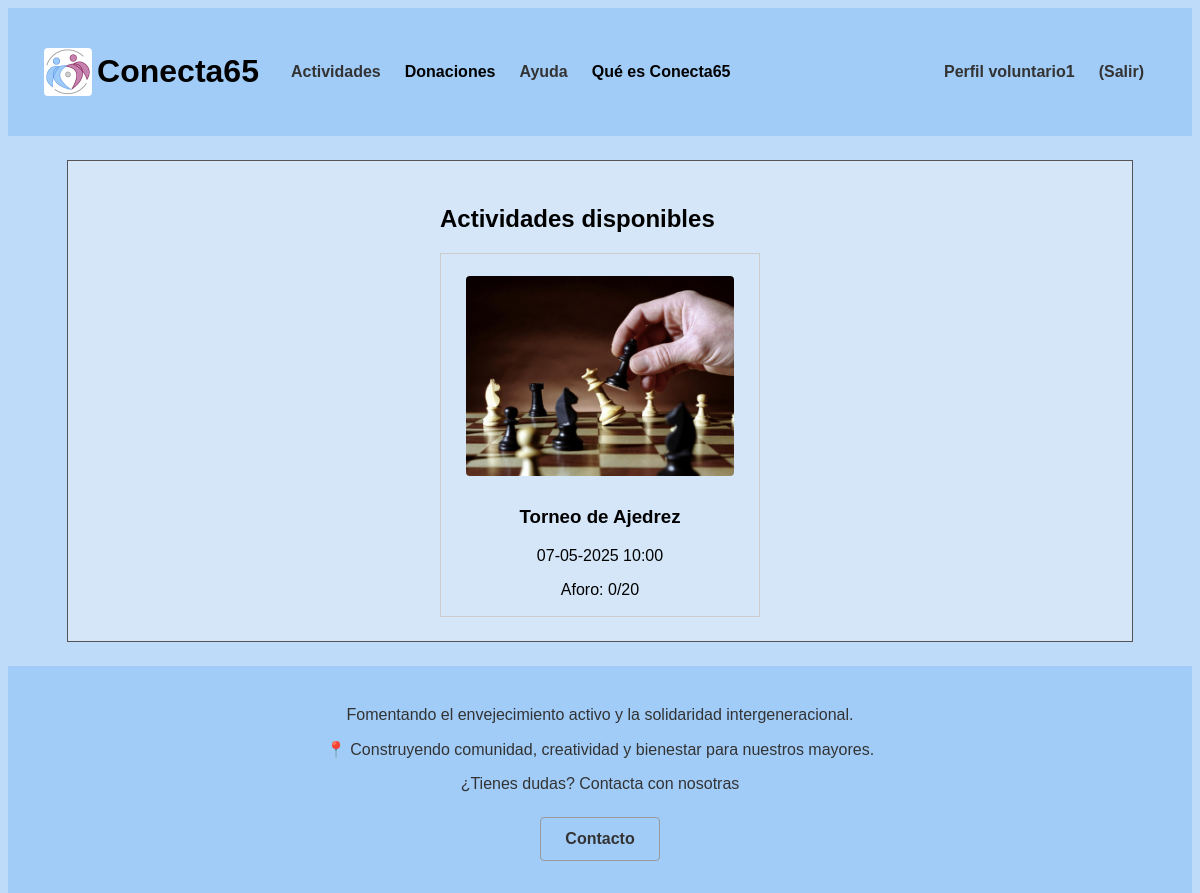
/p3_g1/vistaActividades.php (signed in), run on an earlier commit of the app's database.
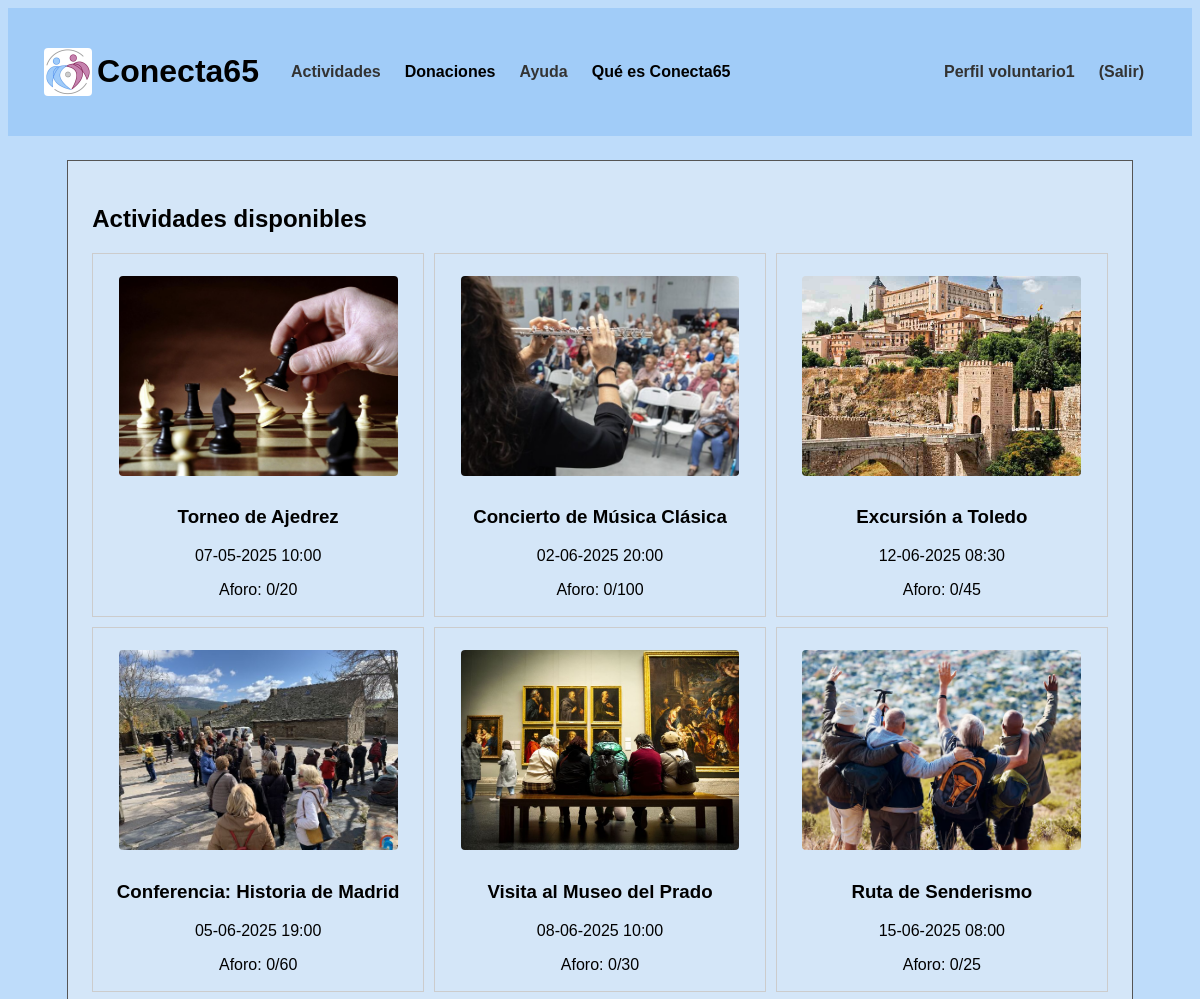
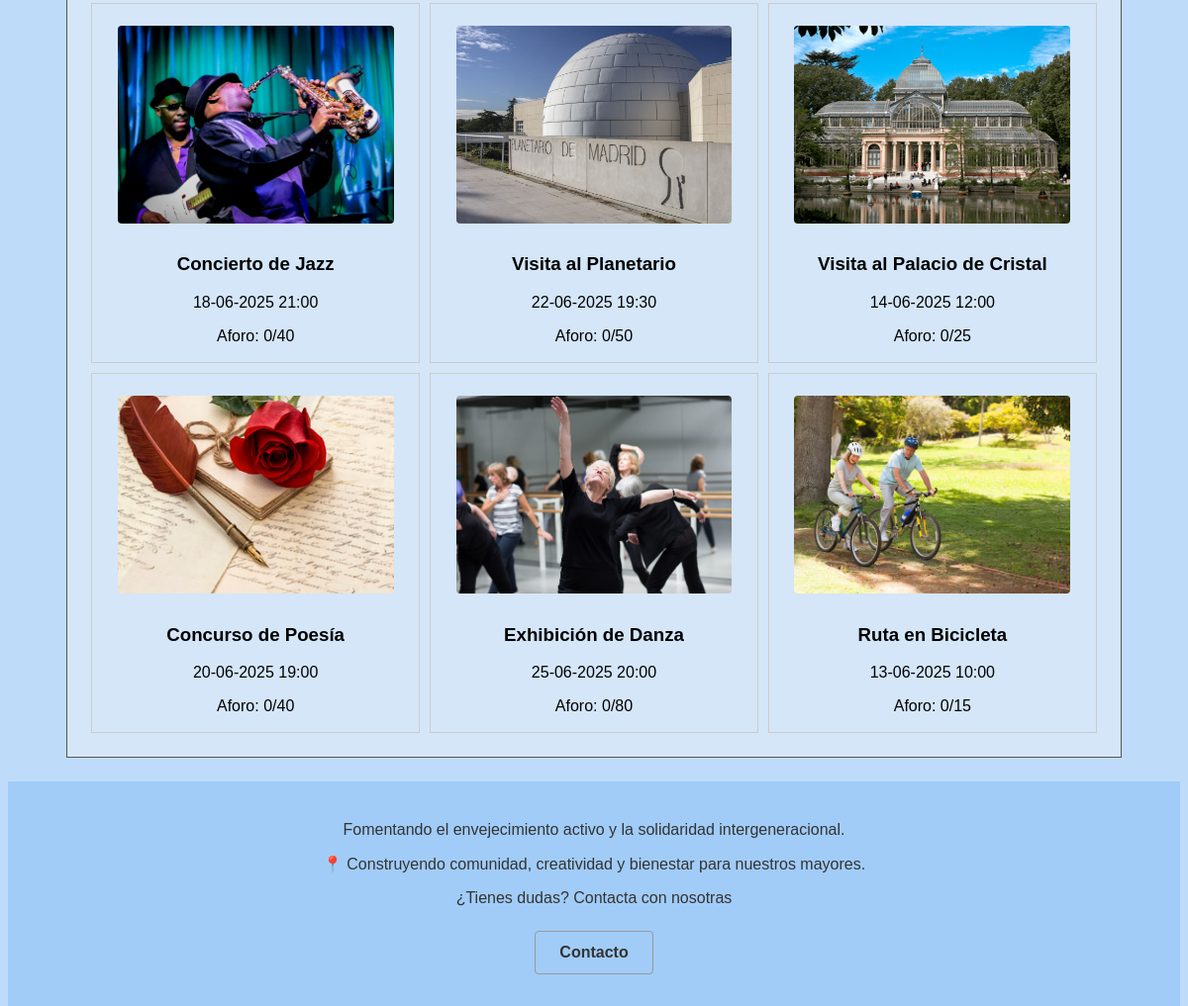
And on a later commit of the database (2 pictures, top to bottom).
### tables this page shows
CREATE TABLE `actividades` (
  `id` int(10) UNSIGNED NOT NULL,
  `nombre` varchar(35) NOT NULL,
  `localizacion` varchar(70) NOT NULL,
  `fecha_hora` datetime(6) NOT NULL,
  `descripcion` text NOT NULL,
  `aforo` tinyint(3) NOT NULL,
  `dirigida` tinyint(1) NOT NULL,
  `ocupacion` tinyint(3) NOT NULL,
  `foto` varchar(50) NOT NULL
);

### p3_g1/includes/config.php (called while the page is built, shortened)
<?php
spl_autoload_register(function ($class) {
    $prefix = 'includes\\';
    $base_dir = __DIR__ . '/';
    $len = strlen($prefix);
    $relative_class = substr($class, $len);
    $file = $base_dir . str_replace('\\', '/', $relative_class) . '.php';
});
?>

### p3_g1/includes/application.php (called while the page is built, shortened)
<?php
class application
{
    private static $instancia;
    public static function getInstance()
    {
        if (!self::$instancia instanceof self) {
            self::$instancia = new static();
        }
        return self::$instancia;
    }
    public function getUserDTO(): ?userDTO
    {
        try {
            $user = unserialize($_SESSION["userDTO"]);
            return ($user instanceof userDTO) ? $user : null;
        } catch (\Exception $e) {
            error_log("Error al deserializar userDTO: " . $e->getMessage());
            unset($_SESSION["userDTO"]);
            return null;
        }
    }
    public function soyAdmin(): bool
    {
        $user = $this->getUserDTO();
        return $user !== null && $user->tipo() === 0;
    }
    public function soyVoluntario(): bool
    {
        $user = $this->getUserDTO();
        return $user !== null && $user->tipo() === 2;
    }
    public function soyUsuario(): bool
    {
        $user = $this->getUserDTO();
        return $user !== null && $user->tipo() === 1;
    }
    public function isUserLogged(): bool
    {
        return isset($_SESSION["login"]) && $_SESSION["login"] && $this->getUserDTO() !== null;
    }
}

### p3_g1/includes/usuario/userDTO.php (called while the page is built, shortened)
<?php
class userDTO
{
    private $nombre;
    private $tipo;
    public function nombre()
    {
        return $this->nombre;
    }
    public function tipo()
    {
        return $this->tipo;
    }
}
?>

### p3_g1/includes/actividad/actividadDTO.php (called while the page is built, shortened)
<?php
class actividadDTO
{
    private $id;
    private $nombre;
    private $fecha_hora;
    private $aforo;
    private $ocupacion;
    private $foto;
    public function __construct($id, $nombre, $localizacion, $fecha_hora, $descripcion, $aforo, $dirigida, $ocupacion, $foto)
    {
        $this->id = $id;
        $this->nombre = $nombre;
        $this->fecha_hora = $fecha_hora;
        $this->aforo = $aforo;
        $this->ocupacion = $ocupacion;
        $this->foto = $foto;
    }
    public function id()
    {
        return $this->id;
    }
    public function nombre()
    {
        return $this->nombre;
    }
    public function fecha_hora()
    {
        return $this->fecha_hora;
    }
    public function aforo()
    {
        return $this->aforo;
    }
    public function ocupacion()
    {
        return $this->ocupacion;
    }
    public function foto()
    {
        return $this->foto;
    }
}
?>

### p3_g1/includes/actividad/actividadDAO.php (called while the page is built, shortened)
<?php
class actividadDAO extends baseDAO implements IActividad
{
    public function obtenerActSinDirigir() {
        try {
            $conn = application::getInstance()->getConexionBd();
            $query = "SELECT id, nombre, localizacion, fecha_hora, descripcion, aforo, dirigida, ocupacion, foto
                      FROM actividades
                      WHERE dirigida = 0 AND fecha_hora > NOW()";
            $stmt = $conn->prepare($query);
            $stmt->execute();
            $stmt->bind_result($id, $nombre, $localizacion, $fecha_hora, $descripcion, $aforo, $dirigida, $ocupacion, $foto);
            $actividades = [];
            while ($stmt->fetch()) {
                $actividades[] = new actividadDTO($id, $nombre, $localizacion, $fecha_hora, $descripcion, $aforo, $dirigida, $ocupacion, $foto);
            }
            return $actividades;
        } finally {
            if (isset($stmt) && $stmt) {
                $stmt->close();
            }
        }
    }
}
?>

### p3_g1/includes/actividad/actividadFactory.php (called while the page is built, shortened)
<?php
class actividadFactory
{
    public static function CreateActividad() : IActividad
    {
        $actividadDAO = new actividadDAO();
        return $actividadDAO;
    }
}
?>

### p3_g1/includes/actividad/actividadAppService.php (the view, shortened to what this page needs)
<?php
require_once("includes/config.php");
class actividadAppService
{
    private static $instance;
    public static function GetSingleton()
    {
        if (!self::$instance instanceof self)
        {
            self::$instance = new self;
        }
        return self::$instance;
    }
    public function obtenerActividadSegunUsuario(): array
    {
        if (application::getInstance()->soyAdmin()){
            $actividades= $this->obtenerTodasLasActividades();
            return $actividades;
        }
        else if (application::getInstance()->soyVoluntario()){
            $IActividadDAO = actividadFactory::CreateActividad();
            $actividades = $IActividadDAO->obtenerActSinDirigir();
            return $actividades;
        }
        else {
            $IActividadDAO = actividadFactory::CreateActividad();
            $actividades = $IActividadDAO->obtenerActSinCompletar();
            return $actividades;
        }
    }
    public function mostrar($actividadDTO){
        $app = application::getInstance();
        $html = '<div class="actividad">';
        if ($app->soyUsuario()) {
            $html .= '<a href="vistaReservaActividad.php?id=' . $actividadDTO->id() . '" class="imagen-enlace">';
        }
        else if ($app->soyVoluntario()) {
            $html .= '<a href="vistaDirigirActividad.php?id=' . $actividadDTO->id() . '" class="imagen-enlace">';
        }
        $html .= '<img src="' . $actividadDTO->foto().  '" alt="' . $actividadDTO->nombre() . '" width="350">';
        if (!$app->soyAdmin()) $html .= '</a>';
        $html .= '<h3>' . $actividadDTO->nombre() . '</h3>';
        $fechaHora = new \DateTime($actividadDTO->fecha_hora());
        $html .= '<p>' . $fechaHora->format('d-m-Y H:i') . '</p>';
        $html .= '<p>Aforo: ' . $actividadDTO->ocupacion(). '/' . $actividadDTO->aforo() . '</p>';
        $html .= '</div>';
        return $html;
    }
}
?>

### p3_g1/includes/mostrarActividades/actividadesDisponibles.php (shortened to what this page needs)
<?php
class actividadesDisponibles
{
    public function Inicializacion(){
        $actividadAppService = actividadAppService::GetSingleton();
        $this->actividades = $actividadAppService->obtenerActividadSegunUsuario();
        echo '<link rel="stylesheet" type="text/css" href="CSS/tablaActividades.css">';
        $html = '<div class="tabla-actividades">';
        if($this->actividades == null) {
            $html =  '<p>¡Ya estas registrado a todas las actividades!</p>
            <div class="sin-actividades">
                <div class="imagen-centrada">
                    <img src="img/logo.jpeg" alt="Logo de la organización" class="logo-actividades">
                </div>
            </div>';
        }
        else {
            foreach ($this->actividades as $actividad) {
                $html .= '<div class="actividad-item">' . $actividadAppService->mostrar($actividad) . '</div>';
            }
        }
        $html .= '</div>';
        return $html;
    }
}

### p3_g1/vistaActividades.php (shortened to what this page needs)
<?php
require_once("includes/config.php");
$app = Application::getInstance();
$mensaje = $app->getAtributoPeticion('mensaje');
$actividadesDisponibles = new actividadesDisponibles();
$htmlListado = $actividadesDisponibles->Inicializacion();
$contenidoPrincipal = <<<EOS
<p>$mensaje</p>
<h1>Actividades disponibles</h1>
$htmlListado
EOS;
require("includes/comun/plantilla.php");
?>

### p3_g1/includes/comun/plantilla.php (shortened to what this page needs)
<!DOCTYPE html>
<html>
	<head>
		<link rel="stylesheet" media="screen and (max-width: 699px)" type="text/css" href="CSS/estiloMovil.css" />
		<link rel="stylesheet" type="text/css" href="CSS/estilo.css" />
	</head>
	<?php
		require("includes/comun/cabecera.php");
	?>
	<body>
		<div id="contenedor">
			<main>
				<article>
					<?= $contenidoPrincipal ?>
				</article>
			</main>
			<?php
				require("includes/comun/pie.php");
			?>
		</div>
	</body>
</html>

### p3_g1/includes/comun/cabecera.php (shortened to what this page needs)
<?php
require_once("includes/config.php");
if (!function_exists('includes\comun\mostrarCabecera')) {
    function mostrarCabecera() {
        $app = application::getInstance();
        echo '<nav>';
        echo '<ul class="main-links">';
        if ($app->isUserLogged()) {
            $user = $app->getUserDTO();
            echo '<li><a href="vistaActividades.php">Actividades</a></li>';
        }
        echo '<li class="dropdown">';
        echo '<a href="javascript:void(0)" class="dropbtn">Donaciones</a>';
        echo '</li>';
        echo '<li><a href="ayuda.php">Ayuda</a></li>';
        echo '<li class="dropdown">';
        echo '<a href="javascript:void(0)" class="dropbtn">Qué es Conecta65</a>';
        echo '</li>';
        echo '</ul>';
        echo '<div class="user-links"><ul>';
        if ($app->isUserLogged()) {
            echo "<li><a href='perfil.php'>Perfil " .$user->nombre(). "</a></li>";
            echo "<li><a href='logout.php'>(Salir)</a></li>";
        } else {
            echo "<li><a href='login.php'>Iniciar Sesión</a></li>";
            echo "<li><a href='register.php'>Regístrate</a></li>";
        }
        echo '</ul></div>';
        echo '</nav>';
    }
}
?>
<header>
    <div class="logo">
        <a href="index.php">
            <img src="img/logo.jpeg" alt="Logo">
        </a>
    </div>
    <h1>Conecta65</h1>
    <div class="cabecera">
        <?php mostrarCabecera(); ?>
    </div>
</header>
<body>
</body>

### p3_g1/includes/comun/pie.php
<footer>
    <p>Fomentando el envejecimiento activo y la solidaridad intergeneracional.</p>
    <p>📍 Construyendo comunidad, creatividad y bienestar para nuestros mayores.</p>
    <p>¿Tienes dudas? Contacta con nosotras</p>
    <a href="ayuda.php" class="boton-contacto">
        <button>Contacto</button>
    </a>
</footer>

### p3_g1/CSS/tablaActividades.css (style rules this page uses)
.tabla-actividades { width: 100%; display: flex; flex-wrap: wrap; gap: 10px; justify-content: flex-start; }
.actividad-item { border: 1px solid #ccc; padding: 10px; text-align: center; box-sizing: border-box; flex: 1 1 20rem; min-width: 20rem; max-width: 30rem; }
.tabla-actividades p:last-of-type { margin-bottom: 7px; }
.actividad img { width: 90%; height: 200px; object-fit: cover; object-position: center; }
button { background-color: #007BFF; color: white; border: none; border-radius: 5px; cursor: pointer; margin-top: 15px; margin-bottom: 10px; width: 100%; }

### p3_g1/CSS/estiloMovil.css (style rules this page uses)
header h1 { font-size: 1.5rem; margin-left: 5px; }
nav ul { flex-direction: column; }
.actividad { flex-direction: column; padding: 15px; gap: 15px; }

### p3_g1/CSS/estilo.css (style rules this page uses)
html { height: 100%; width: 100%; margin: 0; padding: 0; font-family: 'Trebuchet MS', 'Lucida Sans Unicode', 'Lucida Grande', 'Lucida Sans', Arial, sans-serif; }
body { display: flex; flex-direction: column; background-color: #bedcfa; overflow-x: hidden; }
header { padding: 1.5rem; background-color: #a1ccf8; display: flex; justify-content: space-between; align-items: center; gap: 0.5rem; }
.cabecera { display: flex; width: 100%; }
nav { padding: 1.5rem; display: flex; justify-content: space-between; align-items: center; width: 100%; }
nav ul { display: flex; list-style-type: none; margin: 0; padding: 0; gap: 1.5rem; }
nav ul li { margin: 0; }
nav ul li a { text-decoration: none; color: #333; font-weight: bold; }
footer { padding: 1.5rem; background-color: #a1ccf8; color: #333; text-align: center; }
.boton-contacto button { border: 1px solid #999999; margin: 0.5rem auto; }
main { flex: 1; display: flex; flex-direction: column; align-items: center; justify-content: center; min-width: min(500px, 90%); max-width: 90%; padding: 1.5rem; margin: 1.5rem auto; background-color: #d4e6f8; border: 1px solid #555; box-sizing: border-box; }
button { background-color: #a1ccf8; color: #333; font-weight: bold; font-size: 1rem; padding: 0.75rem 1.5rem; border: none; border-radius: 0.25rem; cursor: pointer; width: auto; }
img { margin: 0.75rem; border-radius: 0.25rem; max-width: 100%; height: auto; }
.logo img { height: 3rem; width: auto; object-fit: contain; }
.imagen-enlace img { transition: filter 0.3s ease; }
.dropdown { position: relative; display: inline-block; }
.dropbtn { background-color: transparent; border: none; cursor: pointer; font-family: inherit; font-size: inherit; color: inherit; padding: 0; margin: 0; }

What changed in the data, as far as the page shows it:
added actividades: foto (picture), nombre "Concierto de Música Clásica", fecha_hora "02-06-2025 20:00", ocupacion "0", aforo "100"
added actividades: foto (picture), nombre "Excursión a Toledo", fecha_hora "12-06-2025 08:30", ocupacion "0", aforo "45"
added actividades: foto (picture), nombre "Conferencia: Historia de Madrid", fecha_hora "05-06-2025 19:00", ocupacion "0", aforo "60"
added actividades: foto (picture), nombre "Visita al Museo del Prado", fecha_hora "08-06-2025 10:00", ocupacion "0", aforo "30"
added actividades: foto (picture), nombre "Ruta de Senderismo", fecha_hora "15-06-2025 08:00", ocupacion "0", aforo "25"
added actividades: foto (picture), nombre "Concierto de Jazz", fecha_hora "18-06-2025 21:00", ocupacion "0", aforo "40"
added actividades: foto (picture), nombre "Visita al Planetario", fecha_hora "22-06-2025 19:30", ocupacion "0", aforo "50"
added actividades: foto (picture), nombre "Visita al Palacio de Cristal", fecha_hora "14-06-2025 12:00", ocupacion "0", aforo "25"
added actividades: foto (picture), nombre "Concurso de Poesía", fecha_hora "20-06-2025 19:00", ocupacion "0", aforo "40"
added actividades: foto (picture), nombre "Exhibición de Danza", fecha_hora "25-06-2025 20:00", ocupacion "0", aforo "80"
added actividades: foto (picture), nombre "Ruta en Bicicleta", fecha_hora "13-06-2025 10:00", ocupacion "0", aforo "15"
